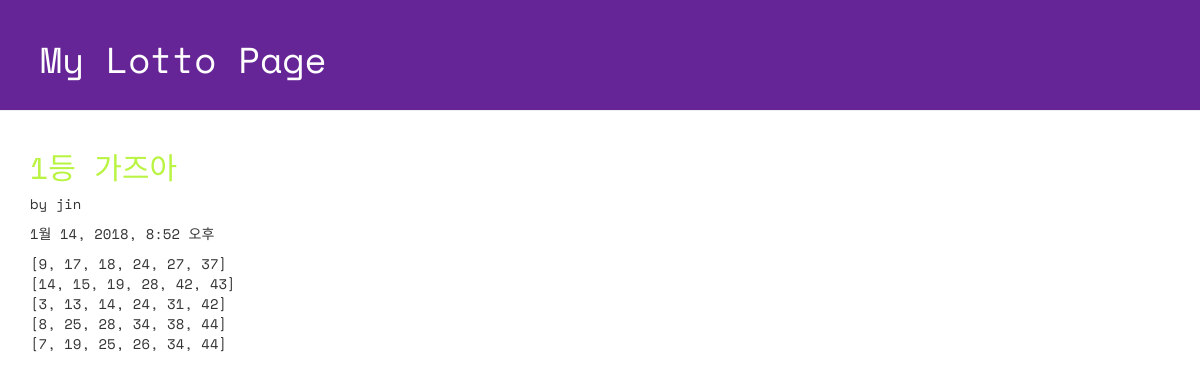
Screenshot of /lotto/1/detail/ with the database file from the repository.
### lotto/models.py (models this page shows, shortened)
class GuessNumbers(models.Model):
    name = models.CharField(max_length = 24)
    lottos = models.CharField(max_length = 255, default = '[1,2,3,4,5,6]')
    text = models.CharField(max_length = 255)
    num_lotto = models.IntegerField(default = 5)
    update_date = models.DateTimeField()

### lotto/views.py (the view)
# urls.py: url(r'^lotto/(?P<lottokey>[0-9]+)/detail/$', views.detail, name='detail'),
def detail(request, lottokey):
    lotto = GuessNumbers.objects.get(pk = lottokey)
    return render(request, "lotto/detail.html", {"lotto": lotto})

### lotto/templates/lotto/detail.html (shortened to what this page needs)
<!DOCTYPE html>
{% load staticfiles %}
<html lang="ko">
<head>
  <link rel="stylesheet" href="//maxcdn.bootstrapcdn.com/bootstrap/3.2.0/css/bootstrap.min.css">
  <link rel="stylesheet" href="//maxcdn.bootstrapcdn.com/bootstrap/3.2.0/css/bootstrap-theme.min.css">
  <link rel="stylesheet" href="{% static 'css/lotto.css'%}">
</head>
<body>
  <div class="page-header">
  <h1>My Lotto Page</h1>
  </div>
  <div class="container lotto">
    <h2>{{lotto.text}}</h2>
    <p> by {{lotto.name}}</p>
    <p> {{lotto.update_date}}</p>
    <p> {{lotto.lottos|linebreaksbr}}</p>
  </div>
</body>
</html>

### lotto/static/css/lotto.css (style rules this page uses)
.page-header { background-color: #652596; margin-top: 0; padding: 20px 20px 20px 40px; font-family: 'Space Mono', monospace; }
.page-header h1 { color: #FFFFFF; }
.container { font-family: 'Space Mono', monospace; }
.container h2 { color: #b9f442; }

### rows the page displays
GuessNumbers: text "1등 가즈아", name "jin", update_date "1월 14, 2018, 8:52 오후", lottos "[9, 17, 18, 24, 27, 37] [14, 15, 19, 28, 42, 43] [3, 13, 14, 24, 31, 42] [8, 25, 28, 34, 38, 44] [7, 19, 25, 26, 34, 44]"
